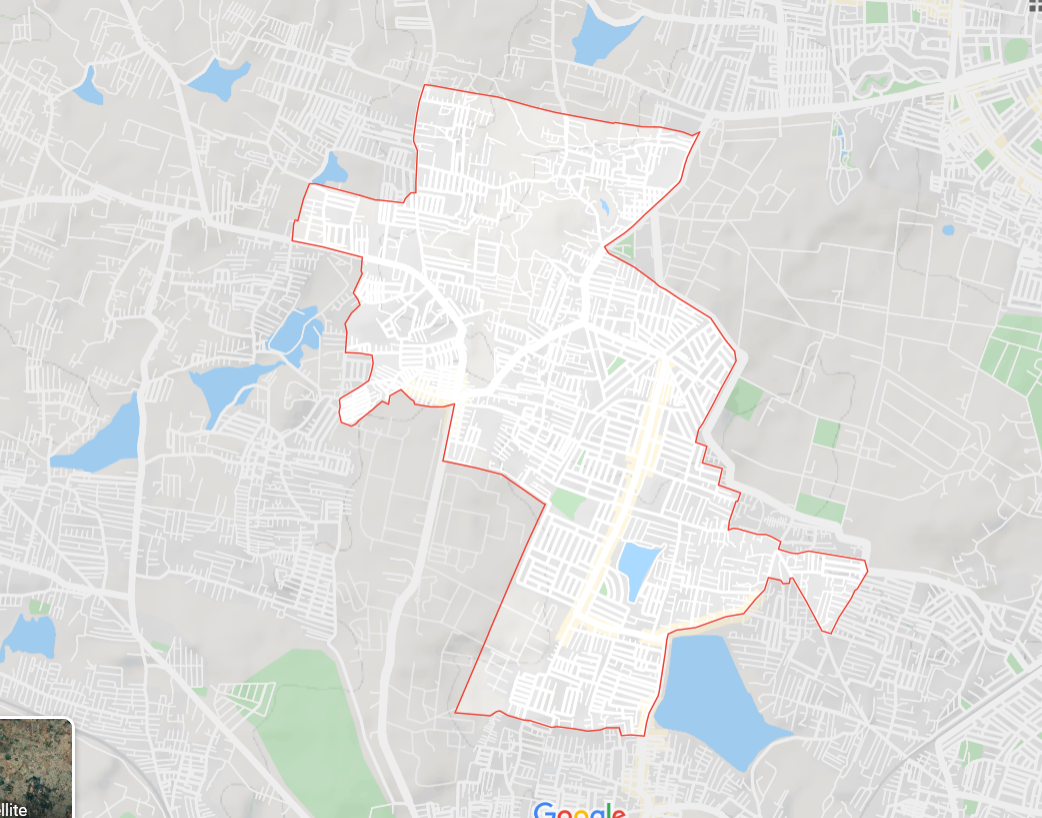
#> input picture Phase 2/9 Vidyaranyapura outline.png, 1042 x 818 px
$ jupyter execute green_example.ipynb
#> lines starting #> are read from the running program, lines starting #| are printed output that depends on the picture; after the words box and inside, x2 and y2 are one past the last pixel; in counts of white or black regions, pixels touching at a corner belong together; long printed decimals are rounded
[cell 1]
# Working of image processing on a randomly selected ward
# 9 Vidyaranyapura ward
import numpy as np
import cv2
import matplotlib.pyplot as plt

[cell 2]
# load the images
map_view = cv2.imread("9 Vidyaranyapura outline.png")
#> map_view is the input picture: shape (818, 1042, 3); mean B, G, R 223.3, 224.6, 224
satellite_view = cv2.imread("9 Vidyaranyapura.png")
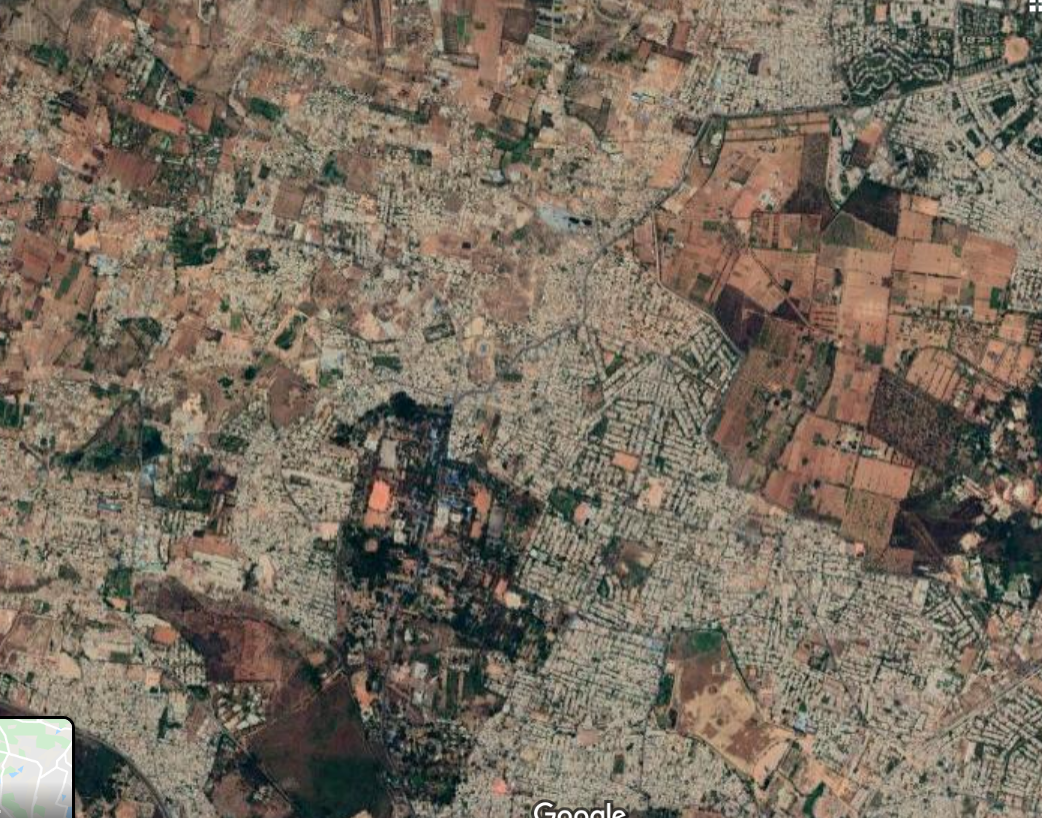
#> input picture Phase 2/9 Vidyaranyapura.png, 1042 x 818 px
#> satellite_view is the input picture: shape (818, 1042, 3); mean B, G, R 94.6, 108.6, 119.5
black = np.zeros(satellite_view.shape).astype(satellite_view.dtype) # balck image with dimensions of input image

[cell 3]
grid_RGB1 = cv2.cvtColor(map_view, cv2.COLOR_BGR2RGB)
# Lower and upper limits of red borders
lower_red = np.array([0,15,0])
upper_red = np.array([20,255,255])
grid_HSV1 = cv2.cvtColor(grid_RGB1, cv2.COLOR_RGB2HSV) # Converting to HSV
#> grid_HSV1: shape (818, 1042, 3); mean H, S, V 14.8, 7.2, 227.2
# finding the colors within the specified boundaries and apply the mask
mask1 = cv2.inRange(grid_HSV1, lower_red, upper_red)
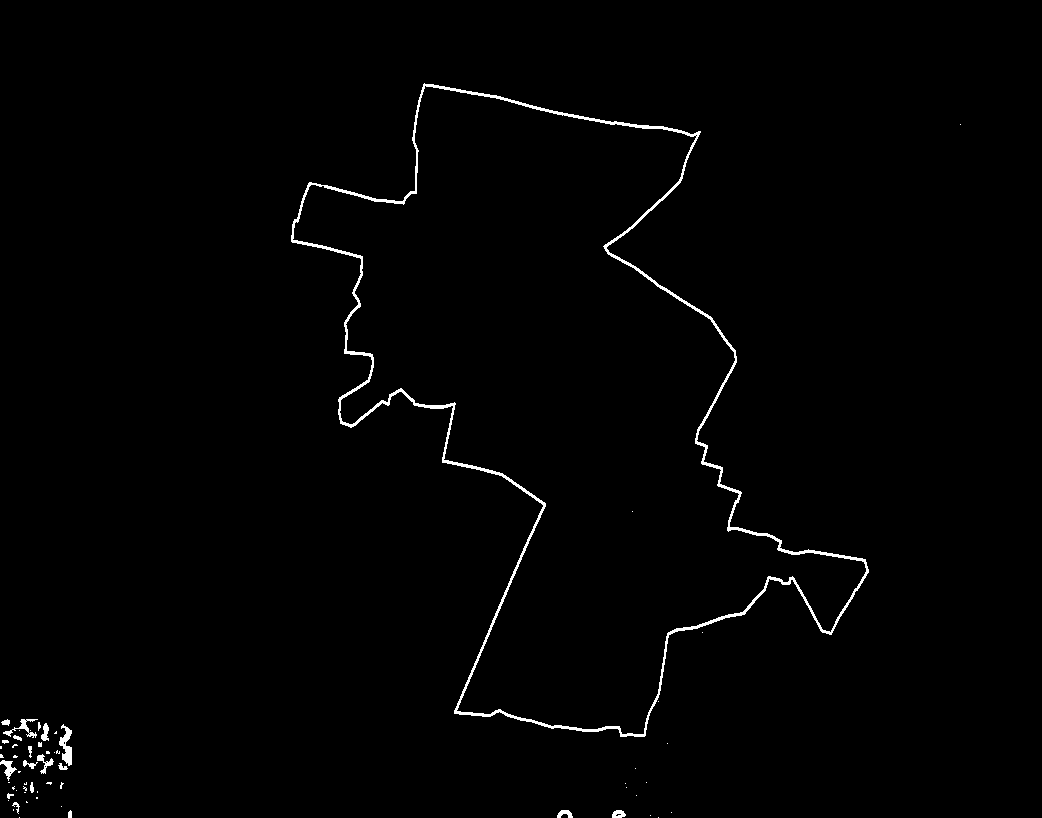
#> mask1: shape (818, 1042); 1.1% white; 59 white regions (41 under 20 px)

[cell 4]
plt.figure(figsize=(20,8))
plt.imshow(grid_HSV1)

[cell 5]
plt.figure(figsize=(20,8))
plt.imshow(mask1)

[cell 6]
plt.figure(figsize=(20,8))
plt.imshow(grid_HSV1)

[cell 7]
# Finding all the contours in the mask
ret,thresh = cv2.threshold(mask1, 40, 255, 0)
contours, hierarchy = cv2.findContours(thresh, cv2.RETR_TREE, cv2.CHAIN_APPROX_NONE)
#> contours = 69 contours, 55 with area under 20; largest, box (x1, y1, x2, y2) and area: (291, 83, 869, 737) 172251, (292, 85, 867, 735) 167082, (59, 724, 72, 766) 238, (3, 719, 38, 738) 114, (0, 760, 17, 781) 108
# Filling the largest contour found with white
if(len(contours)>0):
    cv2.drawContours(black, [max(contours, key = cv2.contourArea)], -1, [255, 255, 255], thickness=3)
#> black: shape (818, 1042, 3); 1.5% white; 1 white region, box (x1, y1, x2, y2) and area: (289, 81, 871, 739) 12422
    only_ward = cv2.bitwise_and(satellite_view, black)

[cell 8]
plt.figure(figsize=(20,8))
plt.imshow(black)

[cell 9]
# Filling the largest contour found with white
if(len(contours)>0):
    cv2.drawContours(black, [max(contours, key = cv2.contourArea)], -1, [255, 255, 255], thickness=-1)
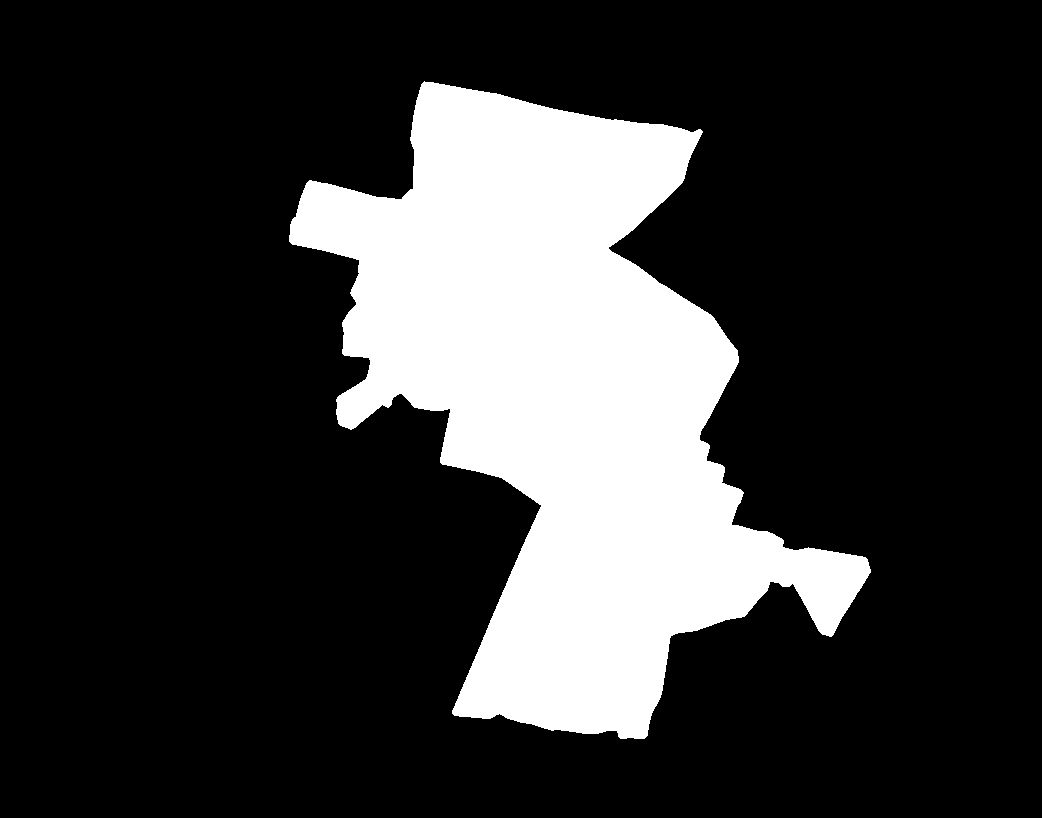
#> black: shape (818, 1042, 3); 20.9% white; 1 white region, box (x1, y1, x2, y2) and area: (289, 81, 871, 739) 178490
    only_ward = cv2.bitwise_and(satellite_view, black)
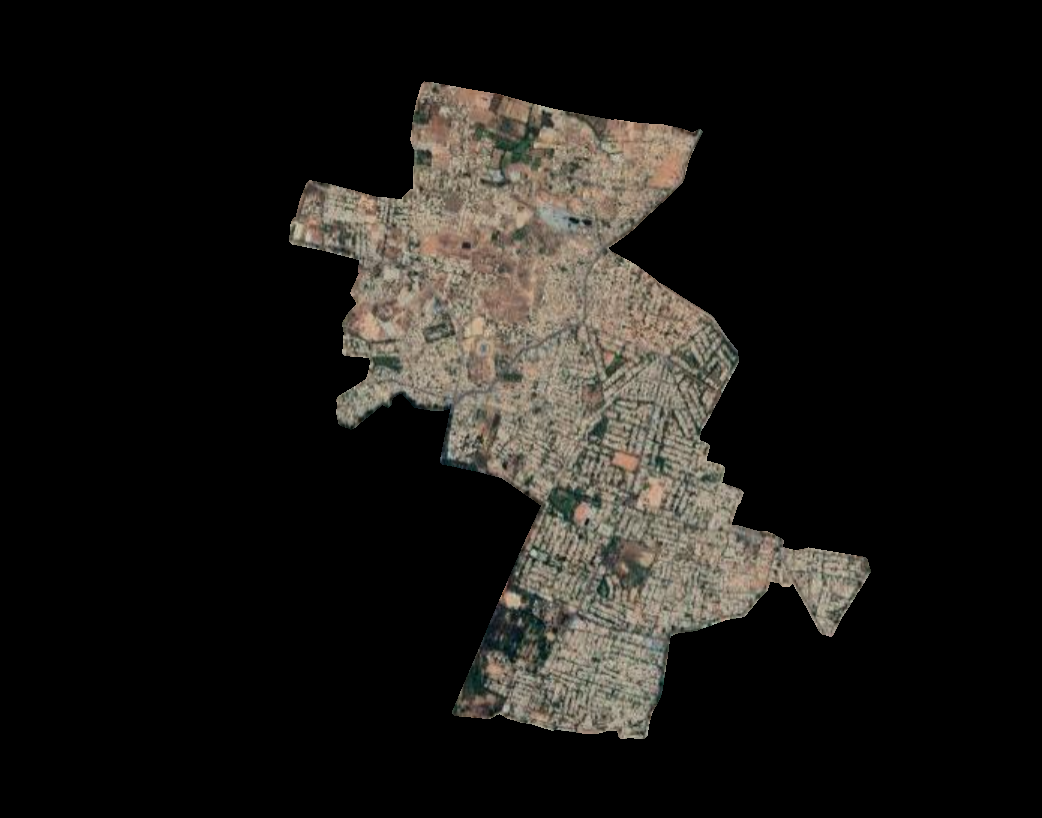
#> only_ward: shape (818, 1042, 3); mean B, G, R 22.1, 25.3, 27.2
else:
    print("Couldn't find any contours")
    exit()

[cell 10]
plt.figure(figsize=(20,8))
plt.imshow(black)
print('Area of ward:')

[cell 11]
plt.figure(figsize=(20,8))
plt.imshow(satellite_view)
print('Satellite image:')

[cell 12]
plt.figure(figsize=(20,8))
plt.imshow(only_ward)
print('Satellite image of ward:')

[cell 13]
grid_RGB2 = cv2.cvtColor(only_ward, cv2.COLOR_BGR2RGB)
plt.figure(figsize=(20,8))
plt.imshow(grid_RGB2)
print('Satellite image of ward after converting to RGB:')

[cell 14]
grid_HSV2 = cv2.cvtColor(grid_RGB2, cv2.COLOR_RGB2HSV) # Converting to HSV
#> grid_HSV2: shape (818, 1042, 3); mean H, S, V 4.9, 10.6, 27.4
lower_green = np.array([48,18,0])
upper_green = np.array([179,255,121])
mask2 = cv2.inRange(grid_HSV2, lower_green, upper_green)
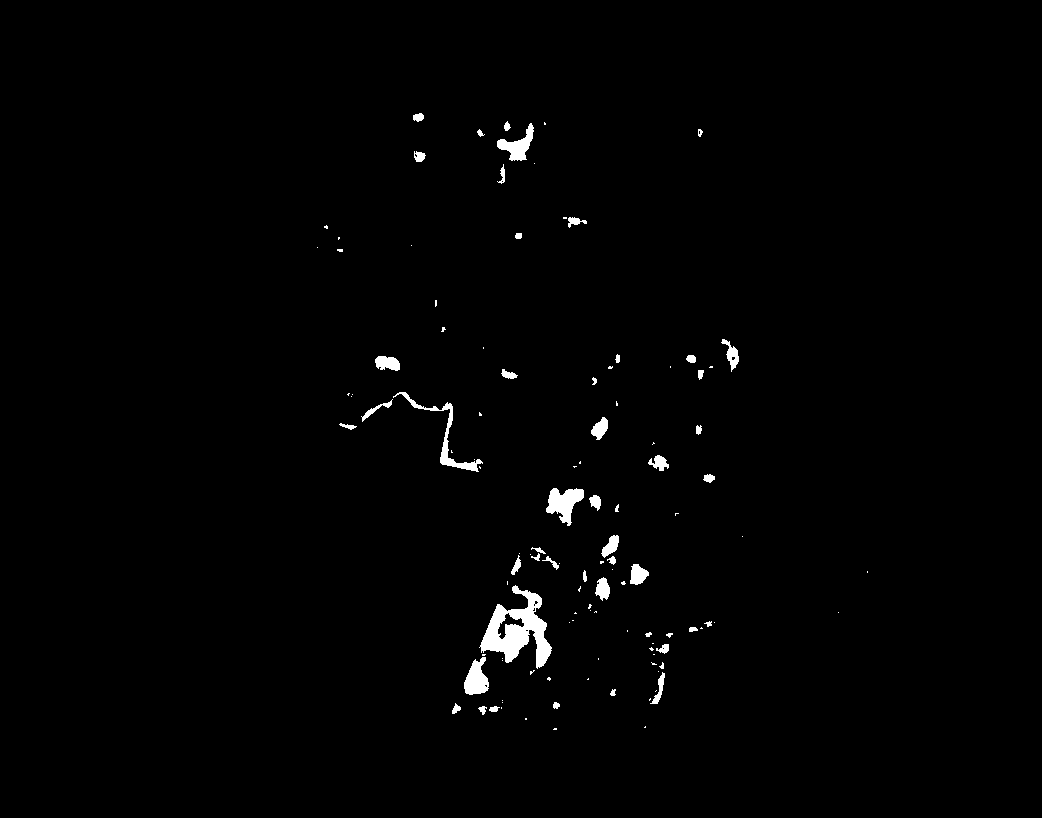
#> mask2: shape (818, 1042); 1.1% white; 115 white regions (66 under 20 px), largest, box (x1, y1, x2, y2) and area: (479, 585, 552, 669) 2648, (546, 488, 584, 526) 796, (393, 392, 483, 472) 742

[cell 15]
plt.figure(figsize=(20,8))
plt.imshow(mask2)

[cell 16]
green_in_ward = cv2.bitwise_and(only_ward, only_ward, mask=mask2) # Generating image with the green part
plt.figure(figsize=(20,8))
plt.imshow(green_in_ward)
print('Green areas in the ward:')

[cell 17]
gray1 = cv2.cvtColor(black, cv2.COLOR_BGR2GRAY)
plt.figure(figsize=(20,8))
plt.imshow(gray1)
print('Single channel gray image of the ward:')

[cell 18]
gray2 = cv2.cvtColor(green_in_ward, cv2.COLOR_BGR2GRAY)
plt.figure(figsize=(20,8))
plt.imshow(gray2)
print('Single channel gray image of the green areas in the ward:')

[cell 19]
ward_area = cv2.countNonZero(gray1)
#> ward_area = 178490
green_area = cv2.countNonZero(gray2)
#> green_area = 9472
green_percentage = green_area / ward_area * 100
#> green_percentage = 5.31
print('Percentage of green area in the ward:', green_percentage, "%")
#| Percentage of green area in the ward: 5.307 %
